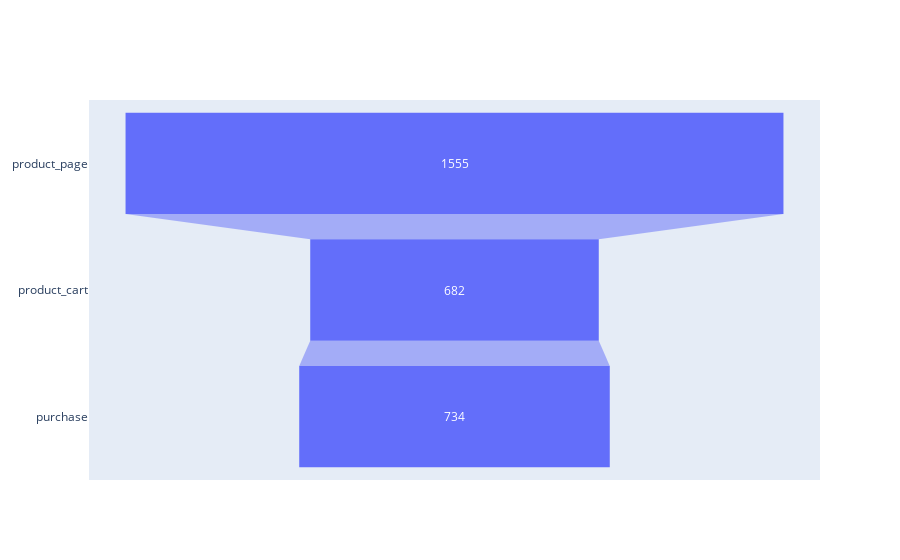

Notebook source saved alongside this figure:
### Code cell
#realizar embudo para a_events_freq

a_events_funnel = a_events_freq.query('evento != "login"')

fig = go.Figure(go.Funnel(
   y=a_events_funnel['evento'],
    x=a_events_funnel['num_usuarios']
))

# Mostrar el gráfico
fig.show()

### Figure 1 — Plotly figure (JSON) as saved in the notebook; plotly's stock layout.template omitted (floating-point values rounded to 4 significant figures)
{"data": [{"type": "funnel", "x": [1555, 682, 734], "y": ["product_page", "product_cart", "purchase"]}], "layout": {}}
